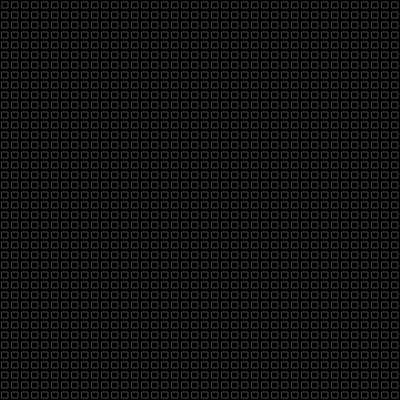
Frame 1 (no input)
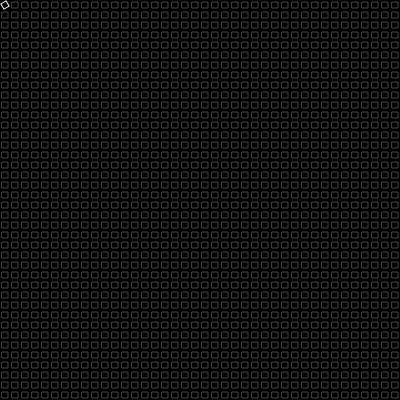
Frame 60 (no input)
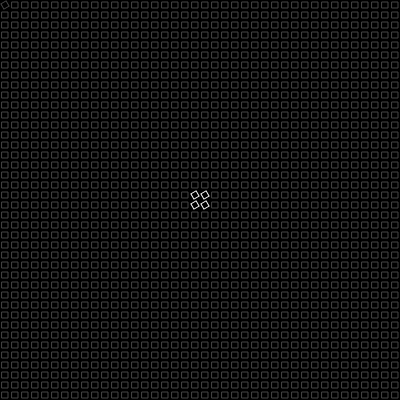
Frame 120 (the mouse pressed at the canvas centre since frame 60)

The p5.js sketch that drew these frames (run headless with seeded random() and noise() and a simulated clock; from frame 60 on, the mouse is pressed at the canvas centre):

// p5.js sketch
// ── sketch.js
let b;
let size = 10;
let cols;
let rows;
let bricks = [];
let offset = 4;

function setup() {
  createCanvas(400, 400);
  rectMode(CENTER);
  angleMode(DEGREES);
  cols = width / size;
  rows = height / size;

  for (let i = 0; i < cols; i++) {
    bricks[i] = [];
    for (let j = 0; j < rows; j++) {
      bricks[i][j] = new Brick(size / 2 + i * size, size / 2 + j * size);
    }
  }
}

function draw() {
  background(0);
  for (let i = 0; i < cols; i++) {
    for (let j = 0; j < rows; j++) {
      bricks[i][j].display(10);
    }
  }
}

// ── brick.js
class Brick {
  constructor(x, y) {
    this.x = x;
    this.y = y;
    this.angle = 0;
    this.color = 70;
  }

  display(d) {
    noFill();
    stroke(this.color);
    push();
    translate(this.x, this.y);
    this.move(d);
    rotate(this.angle);

    rect(0, 0, size - offset, size - offset);
    pop();
  }

  move(d) {
    let distance = dist(mouseX, mouseY, this.x, this.y);
    if (distance <= d) {
      this.angle += 1;
      this.color = 255;
    } else {
      if (this.angle > 0 && this.angle <= 50) {
        this.angle += 1;
      } else if (this.angle > 50) {
        this.color = 70;
      }

      if (this.color > 70) {
        this.color -= 3;
      } else {
        this.color = 70;
      }
    }
  }
}
